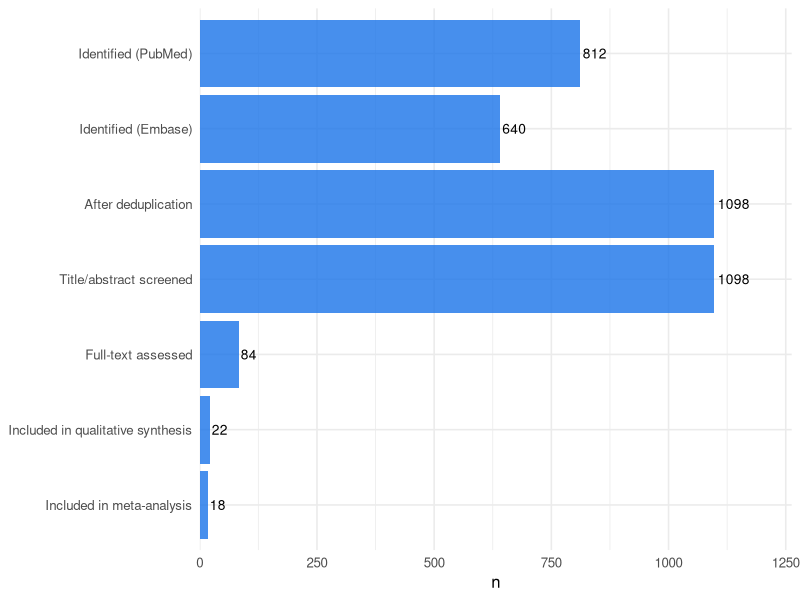

Write the R code that produced this figure.
# ============================================================
# Biostatistics Courses
# Course 3 — Week 4, Session 1: Systematic reviews and PRISMA
# ============================================================

# --- 0. Setup --------------------------------------------------
library(tidyverse)
set.seed(42)
theme_set(theme_minimal(base_size = 12))

# --- 1. Goal ---------------------------------------------------
# Frame a PICO question and render a PRISMA flow diagram from
# simulated screening counts.

# --- 2. Data ---------------------------------------------------
prisma <- tibble(
  stage = c("Identified (PubMed)", "Identified (Embase)",
            "After deduplication",
            "Title/abstract screened", "Full-text assessed",
            "Included in qualitative synthesis",
            "Included in meta-analysis"),
  n = c(812, 640, 1098, 1098, 84, 22, 18)
)

# --- 3. Visualise ----------------------------------------------
print(
  prisma |>
    mutate(stage = factor(stage, levels = rev(stage))) |>
    ggplot(aes(n, stage)) +
    geom_col(fill = "#1a73e8", alpha = 0.8) +
    geom_text(aes(label = n), hjust = -0.1, size = 3.5) +
    scale_x_continuous(expand = expansion(mult = c(0, 0.15))) +
    labs(x = "n", y = NULL)
)

# --- 4. Assumptions --------------------------------------------
# A reproducible search strategy requires an explicit date of last
# search and an unambiguous syntax for each database.

# --- 5. Conduct / Fit ------------------------------------------
print(prisma)

# --- 6. Report -------------------------------------------------
cat("Flow: ",
    paste(prisma$n, prisma$stage, sep = " = ", collapse = "; "),
    "\n")
